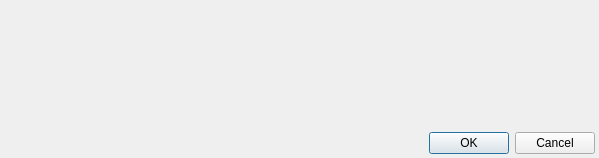
<?xml version="1.0" encoding="UTF-8"?>
<ui version="4.0">
 <class>CCoordinateDialog</class>
 <widget class="QDialog" name="CCoordinateDialog">
  <property name="geometry">
   <rect>
    <x>0</x>
    <y>0</y>
    <width>599</width>
    <height>158</height>
   </rect>
  </property>
  <property name="windowTitle">
   <string>Coordinates</string>
  </property>
  <layout class="QVBoxLayout" name="vl_CoordinateDialog">
   <property name="spacing">
    <number>1</number>
   </property>
   <property name="leftMargin">
    <number>4</number>
   </property>
   <property name="topMargin">
    <number>4</number>
   </property>
   <property name="rightMargin">
    <number>4</number>
   </property>
   <property name="bottomMargin">
    <number>4</number>
   </property>
   <item alignment="Qt::AlignTop">
    <widget class="BlackGui::Editors::CCoordinateForm" name="editor_Coordinate">
     <property name="sizePolicy">
      <sizepolicy hsizetype="Preferred" vsizetype="Preferred">
       <horstretch>0</horstretch>
       <verstretch>0</verstretch>
      </sizepolicy>
     </property>
     <property name="minimumSize">
      <size>
       <width>0</width>
       <height>0</height>
      </size>
     </property>
     <property name="frameShape">
      <enum>QFrame::StyledPanel</enum>
     </property>
     <property name="frameShadow">
      <enum>QFrame::Raised</enum>
     </property>
    </widget>
   </item>
   <item>
    <widget class="QDialogButtonBox" name="bb_CoordinateDialog">
     <property name="orientation">
      <enum>Qt::Horizontal</enum>
     </property>
     <property name="standardButtons">
      <set>QDialogButtonBox::Cancel|QDialogButtonBox::Ok</set>
     </property>
    </widget>
   </item>
  </layout>
 </widget>
 <customwidgets>
  <customwidget>
   <class>BlackGui::Editors::CCoordinateForm</class>
   <extends>QFrame</extends>
   <header>blackgui/editors/coordinateform.h</header>
   <container>1</container>
  </customwidget>
 </customwidgets>
 <resources/>
 <connections>
  <connection>
   <sender>bb_CoordinateDialog</sender>
   <signal>accepted()</signal>
   <receiver>CCoordinateDialog</receiver>
   <slot>accept()</slot>
   <hints>
    <hint type="sourcelabel">
     <x>248</x>
     <y>254</y>
    </hint>
    <hint type="destinationlabel">
     <x>157</x>
     <y>274</y>
    </hint>
   </hints>
  </connection>
  <connection>
   <sender>bb_CoordinateDialog</sender>
   <signal>rejected()</signal>
   <receiver>CCoordinateDialog</receiver>
   <slot>reject()</slot>
   <hints>
    <hint type="sourcelabel">
     <x>316</x>
     <y>260</y>
    </hint>
    <hint type="destinationlabel">
     <x>286</x>
     <y>274</y>
    </hint>
   </hints>
  </connection>
 </connections>
</ui>
